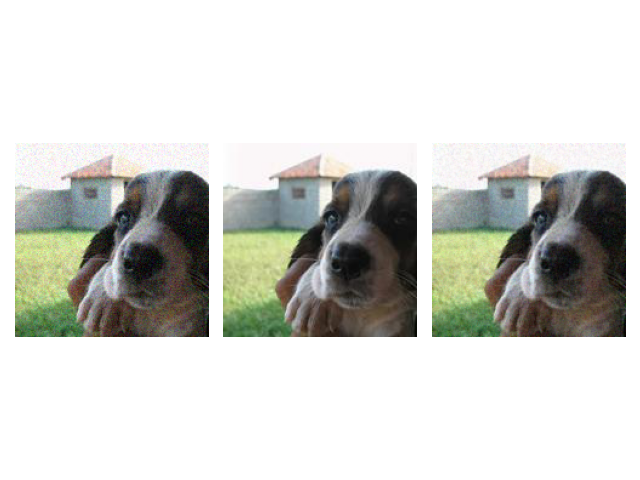

Python code for this plot:
# %%
import matplotlib.pyplot as plt
import torch
import numpy as np
from pnp_unrolling.unrolled_cdl import UnrolledCDL


PATH_DATA = "/storage/store2/work/bmalezie/imagewoof/"
COLOR = True
DEVICE = "cuda:3"

# %%


params_model = {
    "n_layers": 20,
    "n_components": 50,
    "kernel_size": 5,
    "lmbd": 1e-3,
    "color": COLOR,
    "device": DEVICE,
    "dtype": torch.float,
    "D_shared": True,
    "optimizer": "adam",
    "path_data": PATH_DATA,
    "sigma_noise": 0.05,
    "mini_batch_size": 1,
    "max_batch": 10,
    "epochs": 50,
    "type_unrolling": "analysis"
}


unrolled_cdl = UnrolledCDL(**params_model)

# %%
img_noise, img = next(iter(unrolled_cdl.train_dataloader))
img_result = unrolled_cdl.unrolled_net(img_noise).to("cpu").detach().numpy()

fig, axs = plt.subplots(1, 3)

if img_noise.shape[1] == 1:
    cmap = "gray"
else:
    cmap = None

axs[0].imshow(img_noise.to("cpu").numpy()[0].transpose(1, 2, 0), cmap=cmap)
axs[0].set_axis_off()
axs[1].imshow(img.to("cpu").numpy()[0].transpose(1, 2, 0), cmap=cmap)
axs[1].set_axis_off()
axs[2].imshow(img_result[0].transpose(1, 2, 0), cmap=cmap)
axs[2].set_axis_off()
plt.tight_layout()

# %%
unrolled_net, train_loss, test_loss = unrolled_cdl.fit()
# %%

plt.clf()
fig, axs = plt.subplots(1, 2)
axs[0].plot(train_loss)
axs[0].set_title("Train loss")
axs[1].plot(test_loss)
axs[1].set_title("Test loss")
plt.tight_layout()
plt.savefig("loss.png")

# %%

plt.clf()
img_result = unrolled_net(img_noise).to("cpu").detach().numpy()

fig, axs = plt.subplots(1, 3)

if img_noise.shape[1] == 1:
    cmap = "gray"
else:
    cmap = None

axs[0].imshow(img_noise.to("cpu").numpy()[0].transpose(1, 2, 0), cmap=cmap)
axs[0].set_axis_off()
axs[1].imshow(img.to("cpu").numpy()[0].transpose(1, 2, 0), cmap=cmap)
axs[1].set_axis_off()
axs[2].imshow(img_result[0].transpose(1, 2, 0), cmap=cmap)
axs[2].set_axis_off()
plt.tight_layout()
plt.savefig("example.png")

# %%


def gaussian_kernel(dim, sigma):
    """Generate a 2D gaussian kernel of given size and standard deviation.

    Parameters
    ----------
    dim : int
        Kernel size
    sigma : float
        Kernel standard deviation

    Returns
    -------
    kernel : ndarray, shape (dim, dim)
        Gaussian kernel of size dim*dim
    """
    t = np.linspace(-1, 1, dim)
    gaussian = np.exp(-0.5 * (t / sigma) ** 2)
    kernel = gaussian[None, :] * gaussian[:, None]
    kernel /= kernel.sum()

    return kernel[None, None, :, :]


blurr = gaussian_kernel(10, 0.3)
blurr_torch = torch.tensor(blurr, device=DEVICE, dtype=torch.float)
blurred_img = torch.nn.functional.conv_transpose2d(
    img.transpose(1, 0),
    blurr_torch
).transpose(1, 0)
blurred_img_display = torch.nn.functional.conv2d(
    img.transpose(1, 0),
    torch.flip(blurr_torch, dims=[2, 3]),
    padding="same"
).transpose(1, 0)

# %%
out = unrolled_cdl.predict(blurred_img, blurr, n_iter=100, img_test=img)


# %%
def psnr(im1, im2):
    return 10 * torch.log(1 / loss(im1, im2)) / np.log(10)


init_pnp = torch.nn.functional.conv2d(
    blurred_img.transpose(0, 1),
    blurr_torch
).transpose(0, 1)
loss = torch.nn.MSELoss()

fig, axs = plt.subplots(1, 4)

axs[0].imshow(blurred_img.to("cpu").numpy()[0].transpose(1, 2, 0),
              cmap=cmap)
axs[0].set_axis_off()
axs[1].imshow(blurred_img_display.to("cpu").numpy()[0].transpose(1, 2, 0),
              cmap=cmap)
axs[1].set_axis_off()
axs[1].set_title(f"Blurred same\nPSNR: {psnr(blurred_img_display, img):.3f}")
axs[2].imshow(init_pnp.to("cpu").numpy()[0].transpose(1, 2, 0),
              cmap=cmap)
axs[2].set_axis_off()
axs[2].set_title(f"Init. PnP\nPSNR: {psnr(init_pnp, img):.3f}")
axs[3].imshow(out.to("cpu").numpy()[0].transpose(1, 2, 0),
              cmap=cmap)
axs[3].set_axis_off()
axs[3].set_title(f"Result PnP\nPSNR: {psnr(out, img):.3f}")

plt.tight_layout()
plt.savefig("example_deblurring.png")

# %%
